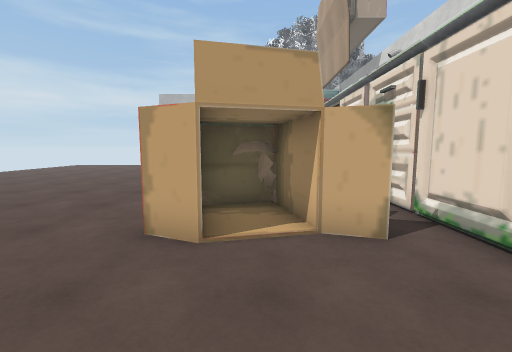
View 1 (above)

18 first-person views from a walk through a 3-D level made in the Unity game engine. The camera is 1.4 m above the floor, tilts 6° down and sees 90° across. The floor is counted in squares, 1 m on a side. Each view is taken from the middle of a square. On the plan, view 1 faces up. The plan holds only what a view shows up to about 13 squares ahead; the rest is blank. The place goes on beyond the plan. The player is left out. Some surface patterns are stand-ins.

View 2
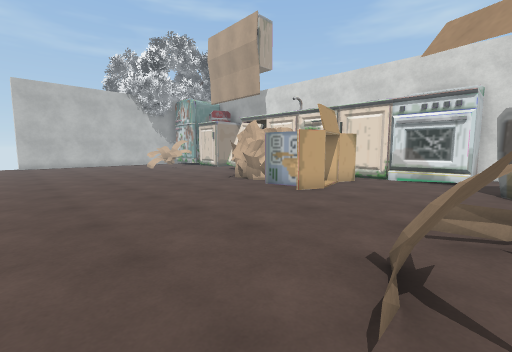

View 3
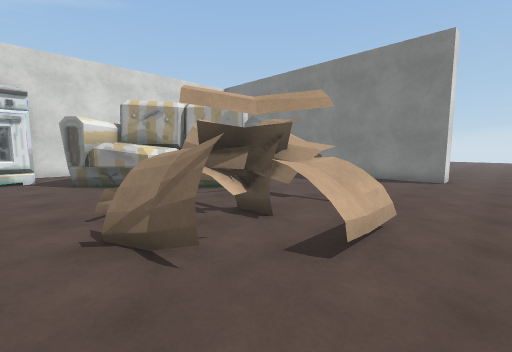

View 4
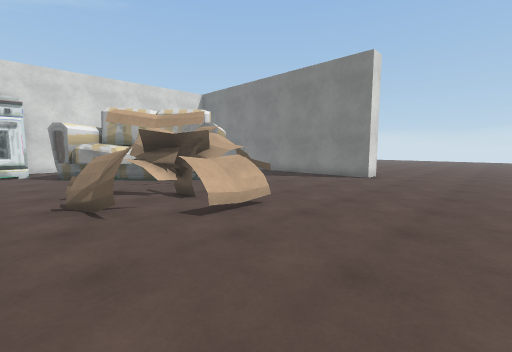

View 5
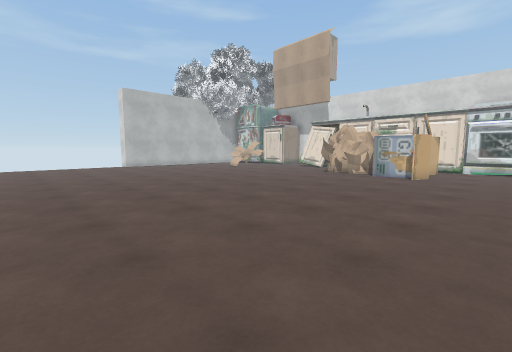

View 6
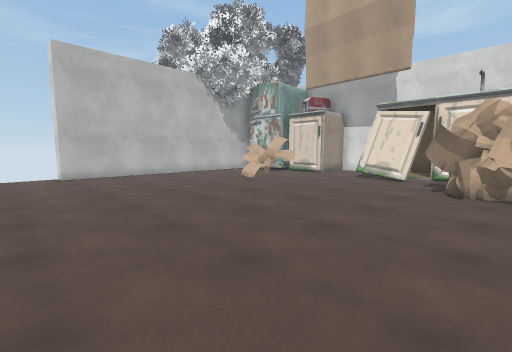

View 7
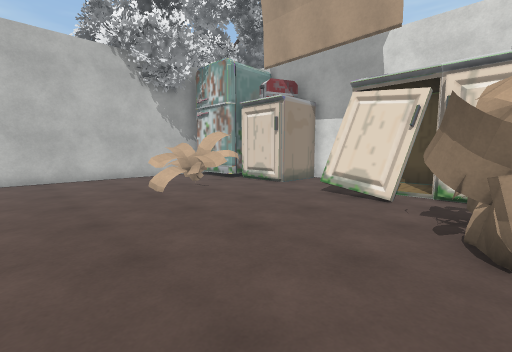

View 8
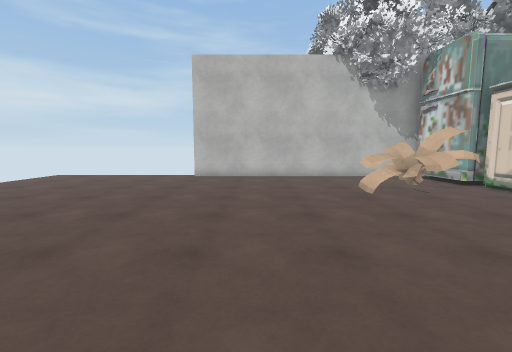

View 9
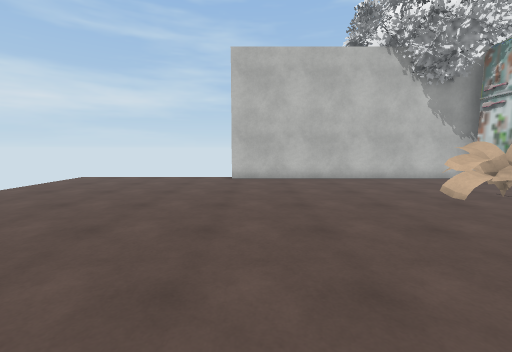

View 10
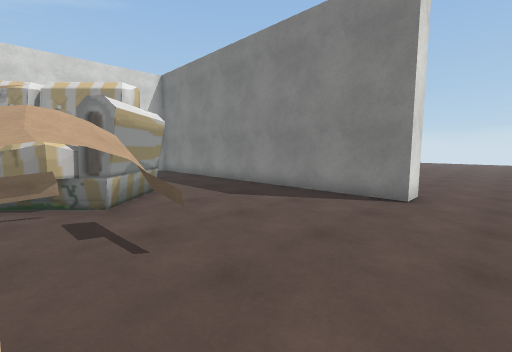

View 11
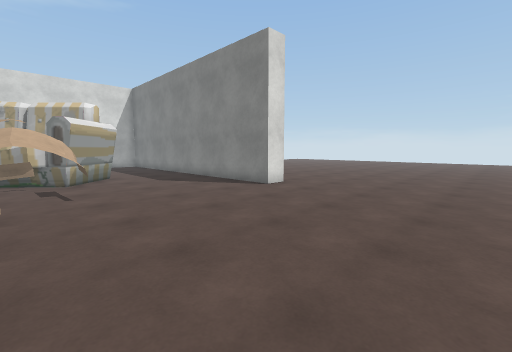

View 12
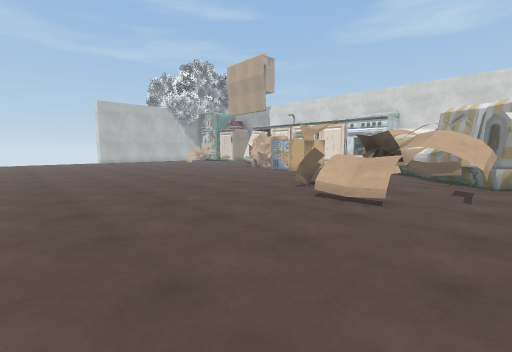

View 13
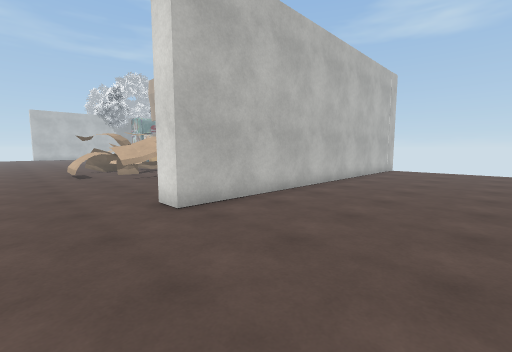

View 14
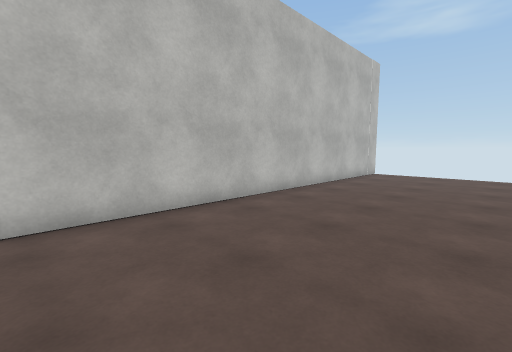

View 15
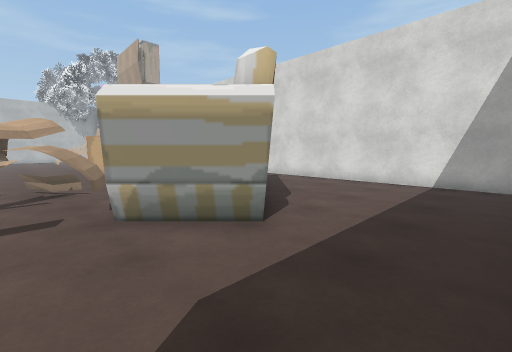

View 16
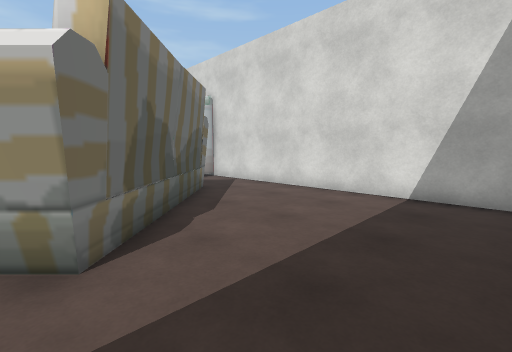

View 17
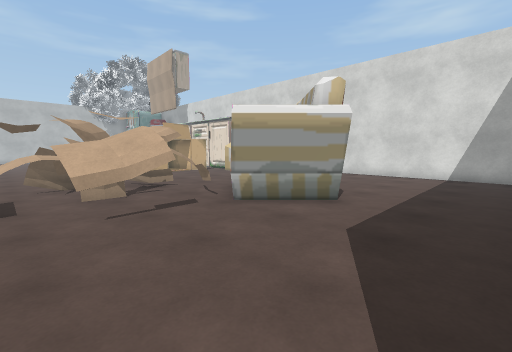

View 18
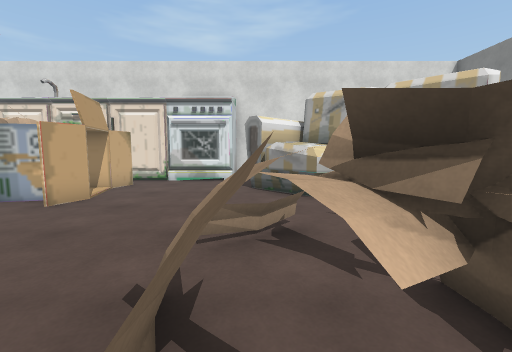

### Floor plan
Points are (right, up) in squares from view 1. A wall is a line through its corners. A room is listed if a view was taken in it or the views show most of it. See-through windows are left out.
Room 1 (views 1, 2, 3, 4, 5, 6, 7, 8, 9, 10, 11, 12, 13, 14, 15, 16, 17, 18)
walls: (-0.8, -2.8) (0.3, -1.3) (1, -1.3); (-0.9, 7) (-0.9, 7.6) (-1.2, 8.2) (-0.6, 8.6) (-0.6, 8.8) (0.2, 10); (-0.9, 7.1) (-0.7, 7.9); (-2.7, -4.3) (-2.3, -4); (-2.7, -4.3) (-1.7, -3.3); (-1, -3.4) (-1, -2.7) (0.3, -1.3); (0.4, 6) (0, 6.4); (0.5, 6) (0.1, 6.3); (-1.1, 7.6) (-0.6, 8.6); (-0.4, 7.3) (-1, 8) (-1, 8.3); (-1.2, 8.2) (-0.3, 9.2); (-0.8, 8.1) (-0.6, 9.1); (-0.7, 8.2) (-0.3, 9.5) (0.3, 10); (-0.5, 8.3) (-0.7, 9) (0.2, 10.1); (-0.4, 8.6) (-0.5, 9.2); (-0.4, 9) (-0.1, 9.7); (0.5, -4.6) (2.4, -2.7); (-0.2, 9.2) (-0.2, 9.6); (3.5, -2.7) (-1.6, -7.8) (-3.7, -5.7) (1.5, -0.6); (6, 14.9) (6, 15.9); (6, -11.1) (6, 0.1); (5.1, -12.5) (-8.1, -12.5) (-8.1, -11.5) (1, -11.5); (3.2, 22) (-8.1, 22) (-8.1, 22.5)
low walls: (0.5, 6.1) (0, 6.3); (-1.1, 9) (-0.2, 9.2); (-1, 9) (-0.6, 9.2); (-0.5, 9.2) (-0.2, 9.2)
objects: other object (-8, -6) to (-3, 0); other object (-2, 4) to (-1, 6); other object (-1, 17) to (1, 18); other object (1, 4) to (2, 5); other object (2, 11) to (5, 13); other object (3, 0) to (5, 3); other object (3, 4) to (4, 5); other object (3, 6) to (4, 7); other object (3, 8) to (5, 10); other object (3, 16); other object (3, 16) to (5, 18); other object (3, 19) to (4, 21)
Room 2 (no view inside)
walls: (-3.1, -5.4) (-3.1, -4.6)

Positions as (right, up) in squares from view 1, and headings:
1: (0, 0), facing up
2: (-9, -1), facing up-right
3: (-10, 1), facing down-right
4: (-13, 1), facing down-right
5: (-15, 1), facing up-right
6: (-10, 8), facing up-right
7: (-5, 9), facing up-right
8: (-5, 9), facing up
9: (-7, 10), facing up
10: (-10, -4), facing down-right
11: (-15, -4), facing down-right
12: (-15, -6), facing up-right
13: (-11, -18), facing up-right
14: (-8, -18), facing up-right
15: (-5, -11), facing up-right
16: (-2, -11), facing up-right
17: (-8, -11), facing up-right
18: (-8, -1), facing right
